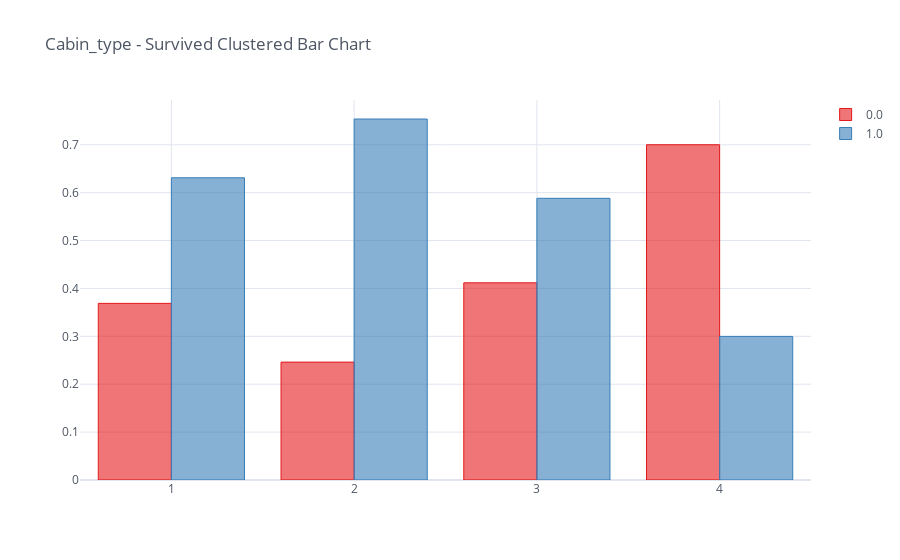

Here is the notebook cell this chart was saved with:
### Code cell
cabin_pivot_table = pd.pivot_table(data_all, index='Cabin_type', columns='Survived', values='PassengerId', aggfunc='count')
cabin_pivot_table.divide(cabin_pivot_table.sum(axis=1), axis='index').iplot(kind='bar', theme='white', 
                            title='Cabin_type - Survived Clustered Bar Chart',colorscale='set1')

### Figure 1 — Plotly figure (JSON) as saved in the notebook; plotly's stock layout.template omitted (floating-point values rounded to 4 significant figures)
{"data": [{"marker": {"color": "rgba(228, 26, 28, 0.6)", "line": {"color": "rgba(228, 26, 28, 1.0)", "width": 1}}, "name": "0.0", "orientation": "v", "text": "", "type": "bar", "x": [1, 2, 3, 4], "y": [0.3689, 0.2462, 0.4118, 0.7001]}, {"marker": {"color": "rgba(55, 126, 184, 0.6)", "line": {"color": "rgba(55, 126, 184, 1.0)", "width": 1}}, "name": "1.0", "orientation": "v", "text": "", "type": "bar", "x": [1, 2, 3, 4], "y": [0.6311, 0.7538, 0.5882, 0.2999]}], "layout": {"legend": {"bgcolor": "#FFFFFF", "font": {"color": "#4D5663"}}, "paper_bgcolor": "#FFFFFF", "plot_bgcolor": "#FFFFFF", "title": {"font": {"color": "#4D5663"}, "text": "Cabin_type - Survived Clustered Bar Chart"}, "xaxis": {"gridcolor": "#E1E5ED", "showgrid": true, "tickfont": {"color": "#4D5663"}, "title": {"font": {"color": "#4D5663"}, "text": ""}, "zerolinecolor": "#E1E5ED"}, "yaxis": {"gridcolor": "#E1E5ED", "showgrid": true, "tickfont": {"color": "#4D5663"}, "title": {"font": {"color": "#4D5663"}, "text": ""}, "zerolinecolor": "#E1E5ED"}}}
